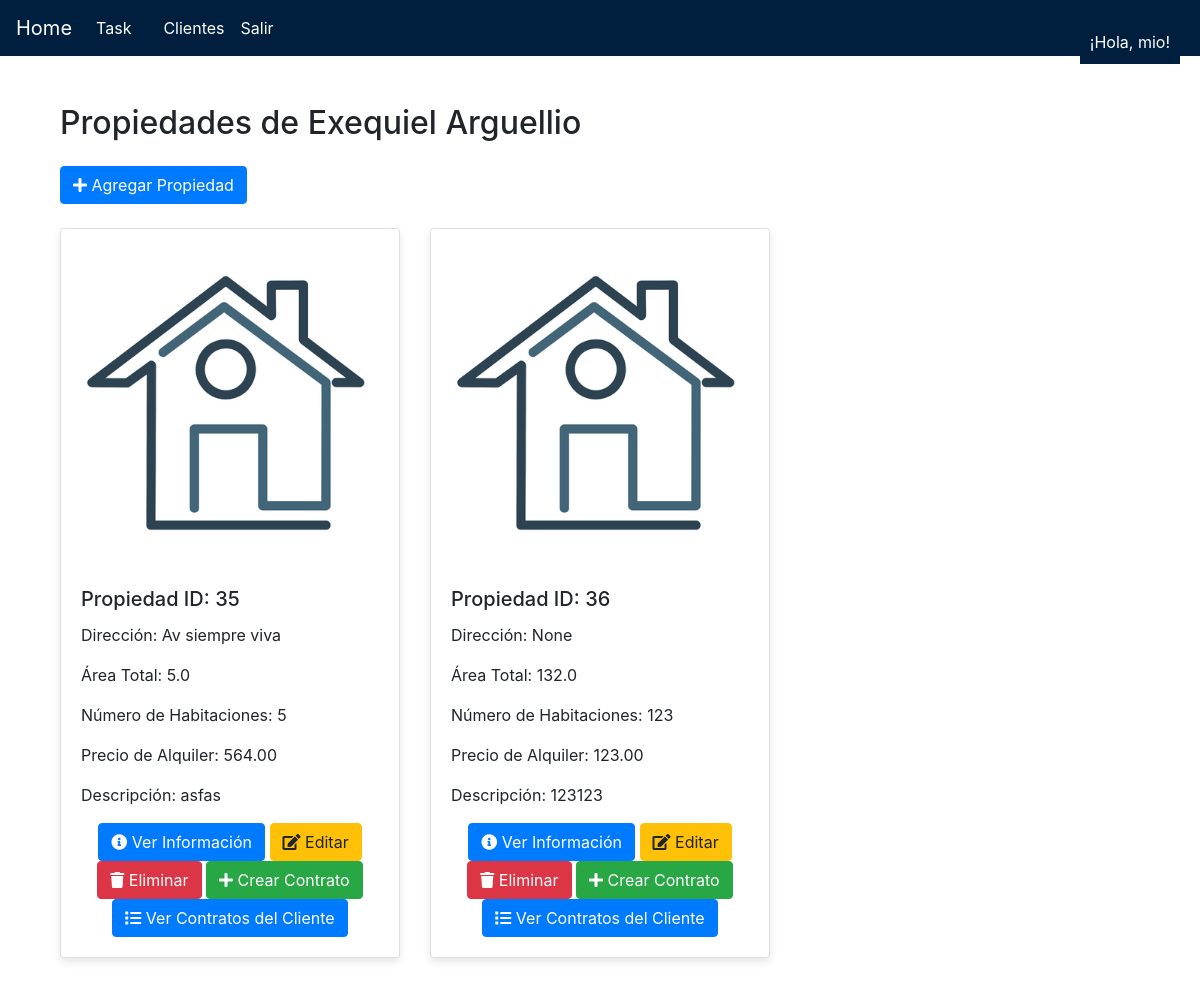
The app's page /propiedades/43761164/ (signed in) with its own data.
### tasks/models.py (models this page shows)
class Cliente(models.Model):
    dni = models.CharField(max_length=50, primary_key=True)
    nombre_cliente = models.CharField(max_length=200)
    tel_cliente = models.CharField(max_length=50)
    email_cliente = models.EmailField()
    direccion_cliente = models.CharField(max_length=300)

class Propiedades(models.Model):
    ID_prop = models.AutoField(primary_key=True)
    cliente = models.ForeignKey(Cliente, on_delete=models.CASCADE)
    area_total = models.FloatField()
    nro_habitaciones = models.IntegerField()
    precio_alq = models.DecimalField(max_digits=10, decimal_places=2)
    descripcion = models.TextField()
    direccion = models.CharField(max_length=255, null=True, blank=True)
    foto1 = models.ImageField(upload_to='propiedades/fotos/', null=True, blank=True, default='propiedades/fotos/default.jpg')
    foto2 = models.ImageField(upload_to='propiedades/fotos/', null=True, blank=True, default='propiedades/fotos/default.jpg')
    foto3 = models.ImageField(upload_to='propiedades/fotos/', null=True, blank=True, default='propiedades/fotos/default.jpg')

### tasks/views.py (the view)
# urls.py: path('propiedades/', views.propiedades_list, name='propiedades_list'),
def propiedades_list(request, dni_cliente):
    cliente = get_object_or_404(Cliente, dni=dni_cliente)
    if request.method == 'POST':
        form = PropiedadesForm(request.POST, request.FILES)  # Agregar request.FILES
        if form.is_valid():
            propiedad = form.save(commit=False)
            propiedad.cliente = cliente
            propiedad.save()
            return redirect('propiedades_list_by_dni', dni_cliente=dni_cliente)
    else:
        form = PropiedadesForm()
    propiedades = Propiedades.objects.filter(cliente=cliente)
    return render(request, 'propiedades.html', {'propiedades': propiedades, 'form': form, 'cliente': cliente})

### tasks/templates/propiedades.html (shortened to what this page needs)
{% extends "base.html" %}
{% load widget_tweaks %}
{% block content %}
<link rel="stylesheet" href="https://cdnjs.cloudflare.com/ajax/libs/animate.css/4.1.1/animate.min.css"/>
<link href="https://maxcdn.bootstrapcdn.com/bootstrap/4.5.2/css/bootstrap.min.css" rel="stylesheet">
<link rel="stylesheet" href="https://cdnjs.cloudflare.com/ajax/libs/font-awesome/5.15.3/css/all.min.css">
<div class="container mt-5">
    <div class="row">
        <div class="col-md-12">
            <h2 class="mb-4">Propiedades de {{ cliente.nombre_cliente }}</h2>
            <button type="button" class="btn btn-primary mb-4" data-toggle="modal" data-target="#propiedadModal" data-action="{% if form.instance.pk %}edit{% else %}add{% endif %}">
                <i class="fas fa-plus"></i>
                {% if form.instance.pk %}
                    Editar Propiedad
                {% else %}
                    Agregar Propiedad
                {% endif %}
            </button>
            <div class="row">
                {% for propiedad in propiedades %}
                <div class="col-md-4 mb-4 animate__animated animate__fadeInUp">
                    <div class="card">
                        {% if propiedad.foto1 %}
                            <a href="{{ propiedad.foto1.url }}" data-toggle="lightbox" data-gallery="gallery" data-title="Foto 1">
                                <img src="{{ propiedad.foto1.url }}" alt="Foto 1" class="card-img-top img-zoomable">
                            </a>
                        {% else %}
                            <a href="propiedades/fotos/default.jpg" data-toggle="lightbox" data-gallery="gallery" data-title="Foto 1">
                                <img src="propiedades/fotos/default.jpg" alt="Foto 1" class="card-img-top img-zoomable">
                            </a>
                        {% endif %}
                        <div class="card-body">
                            <h5 class="card-title">Propiedad ID: {{ propiedad.ID_prop }}</h5>
                            <p class="card-text">Dirección: {{ propiedad.direccion }}</p>
                            <p class="card-text">Área Total: {{ propiedad.area_total }}</p>
                            <p class="card-text">Número de Habitaciones: {{ propiedad.nro_habitaciones }}</p>
                            <p class="card-text">Precio de Alquiler: {{ propiedad.precio_alq }}</p>
                            <p class="card-text">Descripción: {{ propiedad.descripcion }}</p>
                            <div class="text-center">
                                <a href="#" class="btn btn-primary" data-toggle="modal" data-target="#infoModal{{ propiedad.ID_prop }}">
                                    <i class="fas fa-info-circle"></i> Ver Información
                                </a>
                                <button type="button" class="btn btn-warning edit-btn" data-toggle="modal" data-target="#propiedadModal" data-id="{{ propiedad.ID_prop }}" data-direccion="{{ propiedad.direccion }}" data-area_total="{{ propiedad.area_total }}" data-nro_habitaciones="{{ propiedad.nro_habitaciones }}" data-precio_alq="{{ propiedad.precio_alq }}" data-descripcion="{{ propiedad.descripcion }}">
                                    <i class="fas fa-edit"></i> Editar
                                </button>
                                <button data-href="{% url 'propiedades_delete' propiedad.ID_prop %}" class="btn btn-danger delete-btn">
                                    <i class="fas fa-trash"></i> Eliminar
                                </button>
                                <a href="{% url 'crear_contrato' propiedad.cliente.dni propiedad.ID_prop %}" class="btn btn-success">
                                    <i class="fas fa-plus"></i> Crear Contrato
                                </a>
                                {% if propiedad.cliente.contrato_set.exists %}
                                    <a href="{% url 'listar_contratos_cliente' propiedad.cliente.dni %}" class="btn btn-primary">
                                        <i class="fas fa-list"></i> Ver Contratos del Cliente
                                    </a>
                                {% endif %}
                            </div>
                            </div>
                        </div>
                    </div>
                    {% empty %}
                    <div class="d-flex justify-content-center align-items-center" style="height: 60vh;">
                        <div class="alert alert-info text-center animate__animated animate__fadeIn">
                            Este cliente no tiene propiedad existente.
                        </div>
                    </div>
                    {% endfor %}
                </div>
            </div>
        </div>
    </div>
{% endblock %}

### tasks/templates/base.html (style rules this page uses)
body { background-color: #fff; color: #001f3f; }

### tasks/templates/propiedades.html (style rules this page uses)
.card { transition: transform 0.3s, box-shadow 0.3s; box-shadow: 0 4px 8px rgba(0,0,0,0.1); }
.btn { transition: all 0.3s; }
.btn-primary { background-color: #007bff; border-color: #007bff; }
.btn-warning { background-color: #ffc107; border-color: #ffc107; }
.btn-danger { background-color: #dc3545; border-color: #dc3545; }

### records on screen
Cliente: nombre_cliente "Exequiel Arguellio"
Propiedades: foto1 (placeholder picture), ID_prop "35", direccion "Av siempre viva", area_total "5.0", nro_habitaciones "5", precio_alq "564.00", descripcion "asfas", shows "Ver Contratos del Cliente"
Propiedades: foto1 (placeholder picture), ID_prop "36", direccion "None", area_total "132.0", nro_habitaciones "123", precio_alq "123.00", descripcion "123123", shows "Ver Contratos del Cliente"
